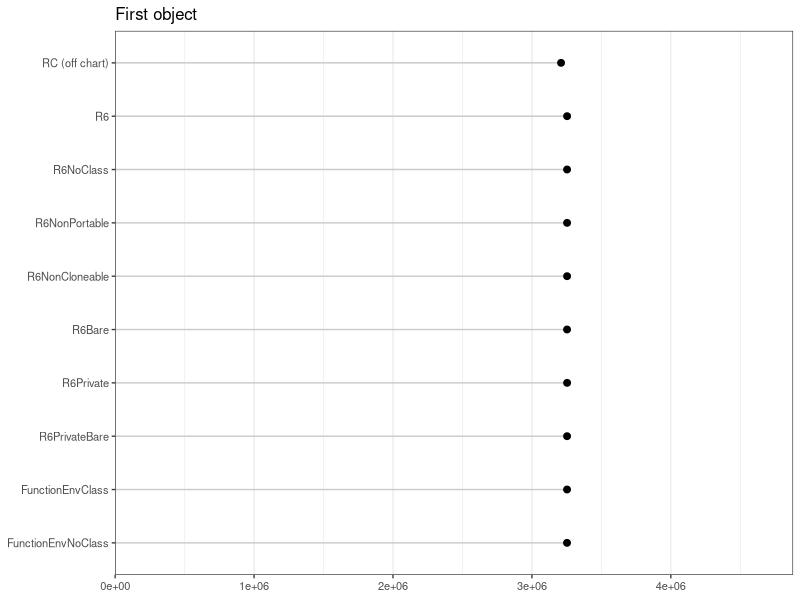
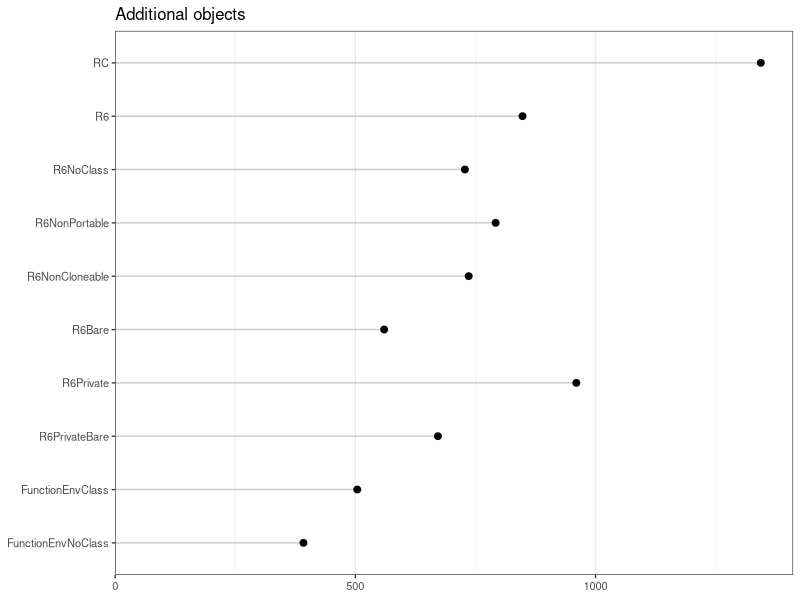
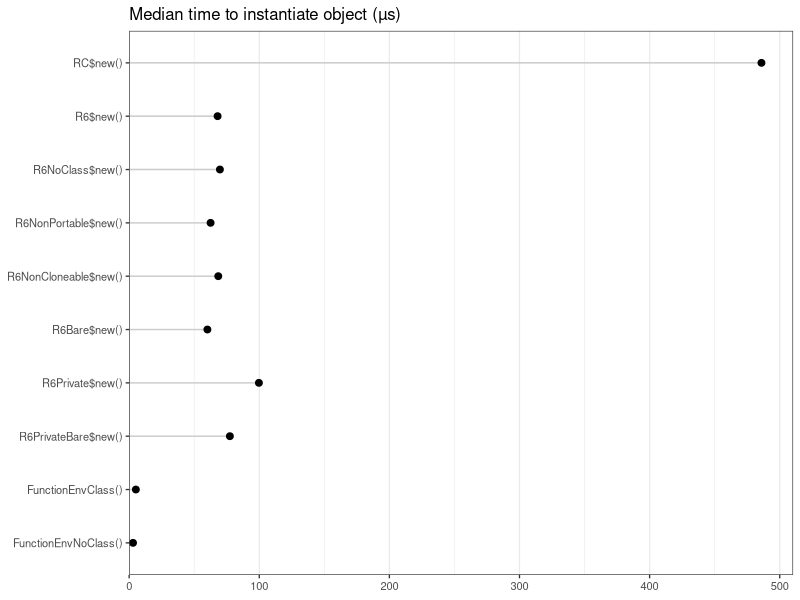
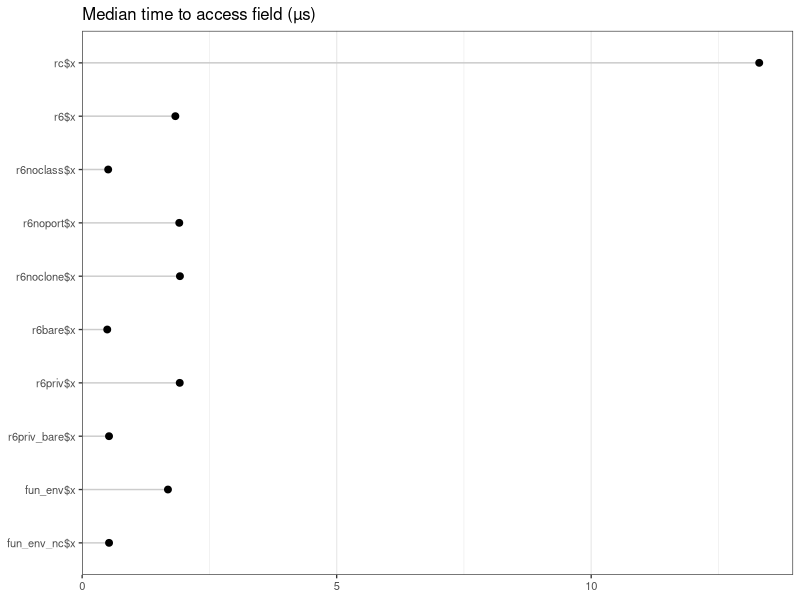
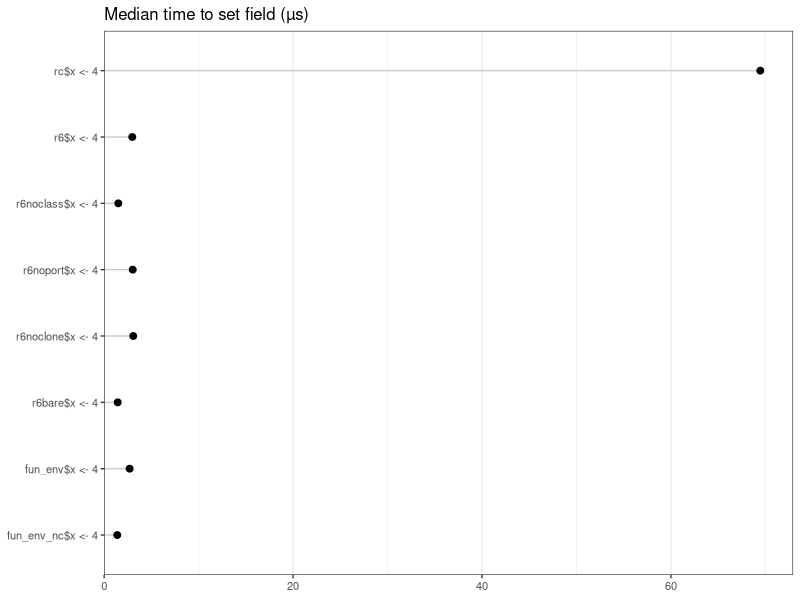
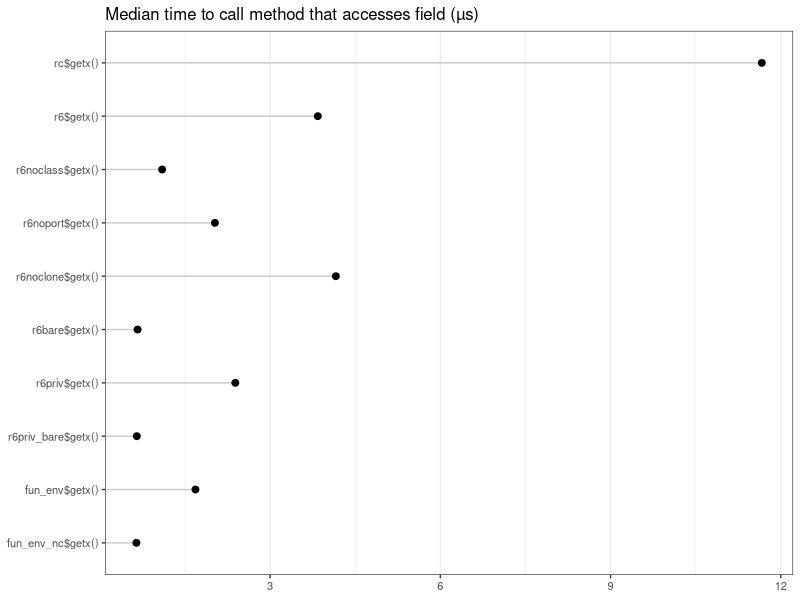
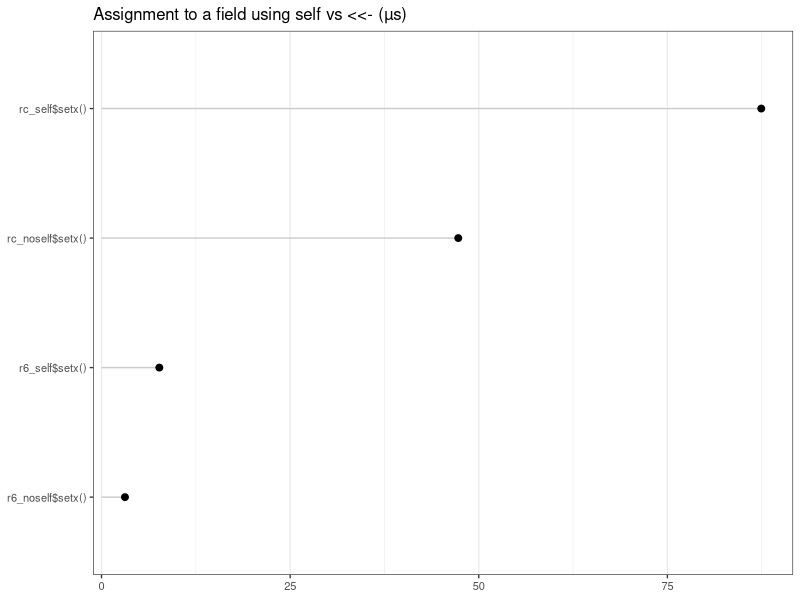

The R script that drew these images, in order:
## ---- chunk 1
knitr::opts_chunk$set(collapse = TRUE, comment = "#>", fig.width = 3.9, fig.height = 3.5)

# Make sure vignette doesn't error on platforms where microbenchmark is not present.
if (requireNamespace("microbenchmark", quietly = TRUE)) {
  library(microbenchmark)

  # Only print 3 significant digits
  print_microbenchmark <- function (x, unit, order = NULL, ...) {
    s <- summary(x, unit = unit)
    cat("Unit: ", attr(s, "unit"), "\n", sep = "")

    timing_cols <- c("min", "lq", "median", "uq", "max")
    s[timing_cols] <- lapply(s[timing_cols], signif, digits = 3)
    s[timing_cols] <- lapply(s[timing_cols], format, big.mark = ",")

    print(s, ..., row.names = FALSE)
  }

  assignInNamespace("print.microbenchmark", print_microbenchmark,
                    "microbenchmark")

} else {
  # Some dummy functions so that the vignette doesn't throw an error.
  microbenchmark <- function(...) {
    structure(list(), class = "microbenchmark_dummy")
  }

  summary.microbenchmark_dummy <- function(object, ...) {
    data.frame(expr = "", median = 0)
  }
}
## ---- chunk 2
# The previous code block is just for appearances. This code block is the one
# that gets run. The loading of microbenchmark must be conditional because it is
# not available on all platforms.
if (requireNamespace("microbenchmark", quietly = TRUE)) {
  library(microbenchmark)
}
options(microbenchmark.unit = "us")
library(lobstr)  # For obj_size
library(R6)
## ---- chunk 3
library(ggplot2)
library(scales)

# Set up ggplot2 theme
my_theme <- theme_bw(base_size = 10) +
  theme(axis.title.x = element_blank(),
        axis.title.y = element_blank(),
        panel.grid.major.y = element_blank(),
        panel.grid.minor.y = element_blank()
    )
## ---- chunk 4
RC <- setRefClass("RC",
  fields = list(x = "numeric"),
  methods = list(
    initialize = function(x = 1) .self$x <- x,
    getx = function() x,
    inc = function(n = 1) x <<- x + n
  )
)
## ---- chunk 5
RC$new()
## ---- chunk 6
R6 <- R6Class("R6",
  public = list(
    x = NULL,
    initialize = function(x = 1) self$x <- x,
    getx = function() self$x,
    inc = function(n = 1) self$x <- x + n
  )
)
## ---- chunk 7
R6$new()
## ---- chunk 8
R6NoClass <- R6Class("R6NoClass",
  class = FALSE,
  public = list(
    x = NULL,
    initialize = function(x = 1) self$x <- x,
    getx = function() self$x,
    inc = function(n = 1) self$x <- self$x + n
  )
)
## ---- chunk 9
R6NonPortable <- R6Class("R6NonPortable",
  portable = FALSE,
  public = list(
    x = NULL,
    initialize = function(value = 1) x <<- value,
    getx = function() x,
    inc = function(n = 1) x <<- x + n
  )
)
## ---- chunk 10
R6NonCloneable <- R6Class("R6NonCloneable",
  cloneable = FALSE,
  public = list(
    x = NULL,
    initialize = function(x = 1) self$x <- x,
    getx = function() self$x,
    inc = function(n = 1) self$x <- self$x + n
  )
)
## ---- chunk 11
R6Bare <- R6Class("R6Bare",
  portable = FALSE,
  class = FALSE,
  cloneable = FALSE,
  public = list(
    x = NULL,
    initialize = function(value = 1) x <<- value,
    getx = function() x,
    inc = function(n = 1) x <<- x + n
  )
)
## ---- chunk 12
R6Private <- R6Class("R6Private",
  private = list(x = NULL),
  public = list(
    initialize = function(x = 1) private$x <- x,
    getx = function() private$x,
    inc = function(n = 1) private$x <- private$x + n
  )
)
## ---- chunk 13
R6Private$new()
## ---- chunk 14
R6PrivateBare <- R6Class("R6PrivateBare",
  portable = FALSE,
  class = FALSE,
  cloneable = FALSE,
  private = list(x = NULL),
  public = list(
    initialize = function(x = 1) private$x <- x,
    getx = function() x,
    inc = function(n = 1) x <<- x + n
  )
)
## ---- chunk 15
FunctionEnvClass <- function(x = 1) {
  inc <- function(n = 1) x <<- x + n
  getx <- function() x
  self <- environment()
  class(self) <- "FunctionEnvClass"
  self
}
## ---- chunk 16
ls(FunctionEnvClass())
## ---- chunk 17
FunctionEnvNoClass <- function(x = 1) {
  inc <- function(n = 1) x <<- x + n
  getx <- function() x
  environment()
}
## ---- chunk 18
ls(FunctionEnvNoClass())
## ---- chunk 19
# Utility functions for calculating sizes
obj_size <- function(expr, .env = parent.frame()) {
  size_n <- function(n = 1) {
    objs <- lapply(1:n, function(x) eval(expr, .env))
    as.numeric(do.call(lobstr::obj_size, objs))
  }

  data.frame(one = size_n(1), incremental = size_n(2) - size_n(1))
}

obj_sizes <- function(..., .env = parent.frame()) {
  exprs <- as.list(match.call(expand.dots = FALSE)$...)
  names(exprs) <- lapply(1:length(exprs),
    FUN = function(n) {
      name <- names(exprs)[n]
      if (is.null(name) || name == "") paste(deparse(exprs[[n]]), collapse = " ")
      else name
    })

  sizes <- mapply(obj_size, exprs, MoreArgs = list(.env = .env), SIMPLIFY = FALSE)
  do.call(rbind, sizes)
}
## ---- chunk 20
sizes <- obj_sizes(
  RC$new(),
  R6$new(),
  R6NoClass$new(),
  R6NonPortable$new(),
  R6NonCloneable$new(),
  R6Bare$new(),
  R6Private$new(),
  R6PrivateBare$new(),
  FunctionEnvClass(),
  FunctionEnvNoClass()
)
sizes
## ---- chunk 21
objnames <- c(
  "RC", "R6", "R6NoClass", "R6NonPortable", "R6NonCloneable",
  "R6Bare", "R6Private", "R6PrivateBare", "FunctionEnvClass",
  "FunctionEnvNoClass"
)

obj_labels <- objnames
obj_labels[1] <- "RC (off chart)"

sizes$name <- factor(objnames, levels = rev(objnames))

ggplot(sizes, aes(y = name, x = one)) +
  geom_segment(aes(yend = name), xend = 0, colour = "gray80") +
  geom_point(size = 2) +
  scale_x_continuous(limits = c(0, max(sizes$one[-1]) * 1.5),
                     expand = c(0, 0), oob = rescale_none) +
  scale_y_discrete(
    breaks = sizes$name,
    labels = obj_labels) +
  my_theme +
  ggtitle("First object")

ggplot(sizes, aes(y = name, x = incremental)) +
  geom_segment(aes(yend = name), xend = 0, colour = "gray80") +
  scale_x_continuous(limits = c(0, max(sizes$incremental) * 1.05),
                     expand = c(0, 0)) +
  geom_point(size = 2) +
  my_theme +
  ggtitle("Additional objects")
## ---- chunk 22
RC2 <- setRefClass("RC2",
  fields = list(x = "numeric"),
  methods = list(
    initialize = function(x = 2) .self$x <<- x,
    inc = function(n = 2) x <<- x * n
  )
)

# Calculate the size of a new RC2 object, over and above an RC object
lobstr::obj_sizes(
  RC$new(),
  RC2$new()
)
## ---- chunk 23
# Function to extract the medians from microbenchmark results
mb_summary <- function(x) {
  res <- summary(x, unit="us")
  data.frame(name = res$expr, median = res$median)
}

speed <- microbenchmark(
  RC$new(),
  R6$new(),
  R6NoClass$new(),
  R6NonPortable$new(),
  R6NonCloneable$new(),
  R6Bare$new(),
  R6Private$new(),
  R6PrivateBare$new(),
  FunctionEnvClass(),
  FunctionEnvNoClass()
)
speed <- mb_summary(speed)
speed
## ---- chunk 24
speed$name <- factor(speed$name, rev(levels(speed$name)))

p <- ggplot(speed, aes(y = name, x = median)) +
  geom_segment(aes(yend = name), xend = 0, colour = "gray80") +
  geom_point(size = 2) +
  scale_x_continuous(limits = c(0, max(speed$median) * 1.05), expand = c(0, 0)) +
  my_theme +
  ggtitle("Median time to instantiate object (\u0b5s)")

p
## ---- chunk 25
rc           <- RC$new()
r6           <- R6$new()
r6noclass    <- R6NoClass$new()
r6noport     <- R6NonPortable$new()
r6noclone    <- R6NonCloneable$new()
r6bare       <- R6Bare$new()
r6priv       <- R6Private$new()
r6priv_bare  <- R6PrivateBare$new()
fun_env      <- FunctionEnvClass()
fun_env_nc   <- FunctionEnvNoClass()
## ---- chunk 26
speed <- microbenchmark(
  rc$x,
  r6$x,
  r6noclass$x,
  r6noport$x,
  r6noclone$x,
  r6bare$x,
  r6priv$x,
  r6priv_bare$x,
  fun_env$x,
  fun_env_nc$x
)
speed <- mb_summary(speed)
speed
## ---- chunk 27
speed$name <- factor(speed$name, rev(levels(speed$name)))

p <- ggplot(speed, aes(y = name, x = median)) +
  geom_segment(aes(yend = name), xend = 0, colour = "gray80") +
  geom_point(size = 2) +
  scale_x_continuous(limits = c(0, max(speed$median) * 1.05), expand = c(0, 0)) +
  my_theme +
  ggtitle("Median time to access field (\u0b5s)")

p
## ---- chunk 28
speed <- microbenchmark(
  rc$x <- 4,
  r6$x <- 4,
  r6noclass$x <- 4,
  r6noport$x <- 4,
  r6noclone$x <- 4,
  r6bare$x <- 4,
  # r6priv$x <- 4,         # Can't set private field directly,
  # r6priv_nc_np$x <- 4,   # so we'll skip these two
  fun_env$x <- 4,
  fun_env_nc$x <- 4
)
speed <- mb_summary(speed)
speed
## ---- chunk 29
speed$name <- factor(speed$name, rev(levels(speed$name)))

p <- ggplot(speed, aes(y = name, x = median)) +
  geom_segment(aes(yend = name), xend = 0, colour = "gray80") +
  geom_point(size = 2) +
  scale_x_continuous(limits = c(0, max(speed$median) * 1.05), expand = c(0, 0)) +
  my_theme +
  ggtitle("Median time to set field (\u0b5s)")

p
## ---- chunk 30
speed <- microbenchmark(
  rc$getx(),
  r6$getx(),
  r6noclass$getx(),
  r6noport$getx(),
  r6noclone$getx(),
  r6bare$getx(),
  r6priv$getx(),
  r6priv_bare$getx(),
  fun_env$getx(),
  fun_env_nc$getx()
)
speed <- mb_summary(speed)
speed
## ---- chunk 31
speed$name <- factor(speed$name, rev(levels(speed$name)))

p <- ggplot(speed, aes(y = name, x = median)) +
  geom_segment(aes(yend = name), xend = 0, colour = "gray80") +
  geom_point(size = 2) +
  my_theme +
  ggtitle("Median time to call method that accesses field (\u0b5s)")

p
## ---- chunk 32
RCself <- setRefClass("RCself",
  fields = list(x = "numeric"),
  methods = list(
    initialize = function() .self$x <- 1,
    setx = function(n = 2) .self$x <- n
  )
)

RCnoself <- setRefClass("RCnoself",
  fields = list(x = "numeric"),
  methods = list(
    initialize = function() x <<- 1,
    setx = function(n = 2) x <<- n
  )
)
## ---- chunk 33
R6self <- R6Class("R6self",
  portable = FALSE,
  public = list(
    x = 1,
    setx = function(n = 2) self$x <- n
  )
)

R6noself <- R6Class("R6noself",
  portable = FALSE,
  public = list(
    x = 1,
    setx = function(n = 2) x <<- n
  )
)
## ---- chunk 34
rc_self   <- RCself$new()
rc_noself <- RCnoself$new()
r6_self   <- R6self$new()
r6_noself <- R6noself$new()

speed <- microbenchmark(
  rc_self$setx(),
  rc_noself$setx(),
  r6_self$setx(),
  r6_noself$setx()
)
speed <- mb_summary(speed)
speed
## ---- chunk 35
speed$name <- factor(speed$name, rev(levels(speed$name)))

p <- ggplot(speed, aes(y = name, x = median)) +
  geom_segment(aes(yend = name), xend = 0, colour = "gray80") +
  geom_point(size = 2) +
  my_theme +
  ggtitle("Assignment to a field using self vs <<- (\u0b5s)")

p
## ---- chunk 36
e1 <- new.env(hash = FALSE, parent = emptyenv())
e2 <- new.env(hash = FALSE, parent = emptyenv())
e3 <- new.env(hash = FALSE, parent = emptyenv())

e1$x <- 1
e2$x <- 1
e3$x <- 1

class(e2) <- "e2"
class(e3) <- "e3"

# Define an S3 method for class e3
`$.e3` <- function(x, name) {
  NULL
}
## ---- chunk 37
speed <- microbenchmark(
  e1$x,
  e2$x,
  e3$x
)
speed <- mb_summary(speed)
speed
## ---- chunk 38
lst <- list(x = 10)
env <- new.env()
env$x <- 10

mb_summary(microbenchmark(
  lst = lst$x,
  env = env$x,
  lst[['x']],
  env[['x']]
))
## ---- chunk 39
sessionInfo()
